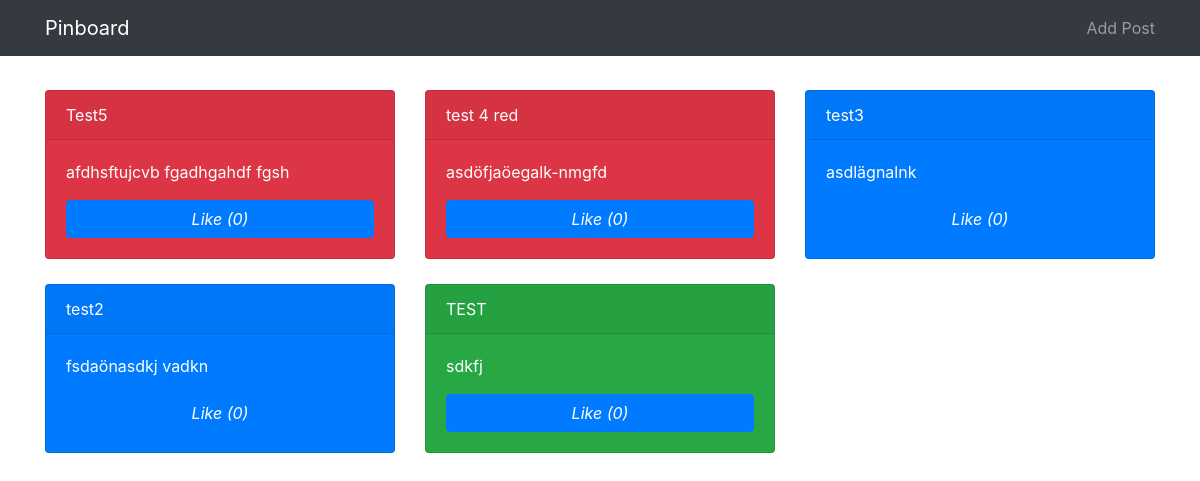
Before: / with the older database file.
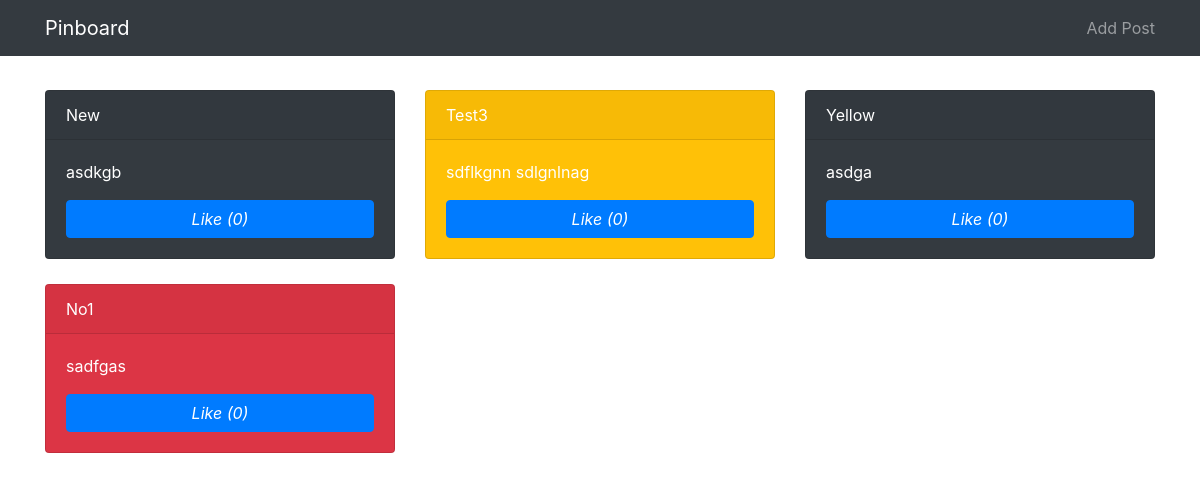
After: the same page with the newer database file.
### tables this page shows
CREATE TABLE post (
    id INTEGER PRIMARY KEY AUTOINCREMENT,
    created TIMESTAMP NOT NULL DEFAULT CURRENT_TIMESTAMP,
    title TEXT NOT NULL,
    description TEXT NOT NULL,
    color TEXT NOT NULL
);

### pinboard/board.py (the view)
@bp.route("/")
def list():
    db = get_db()
    posts = db.execute("SELECT * FROM post ORDER BY created DESC").fetchall()
    return render_template("board/list.html", posts=posts)

### pinboard/db.py (called while the page is built)
def get_db():
    db = sqlite3.connect(
        current_app.config["DATABASE"]
    )
    db.row_factory = sqlite3.Row
    return db

### pinboard/templates/board/list.html (shortened to what this page needs)
{% extends "main.html" %}
{% block nav %}
<li class="nav-item">
    <a class="nav-link" href="{{ url_for('board.add') }}">Add Post</a>
</li>
{% endblock %}
{% block content %}
    <div class="row">
        {% for post in posts %}
        <div class="col-md-6 col-lg-4">
            <div class="card text-white bg-{{ post.color }}">
                <div class="card-header">{{ post.title }}</div>
                <div class="card-body">
                    <p class="card-text">{{ post.description }}</p>
	                    <button class="btn btn-block btn-primary"><i class="fa fa-thumbs-up">Like (0)</i> </button>
                </div>
            </div>
        </div>
        {% endfor %}
    </div>
{% endblock %}

### pinboard/templates/main.html (shortened to what this page needs)
<!DOCTYPE html>
<html lang="en">
<head>
    <link rel="stylesheet" href="https://stackpath.bootstrapcdn.com/bootstrap/4.3.1/css/bootstrap.min.css">
</head>
<body>
<nav class="navbar navbar-dark bg-dark fixed-top">
    <div class="container">
        <a class="navbar-brand" href="/">Pinboard</a>
        <ul class="navbar-nav">
        {% block nav %}{% endblock %}
        </ul>
    </div>
</nav>
<div class="container">
{% block content %}{% endblock %}
</div>
</body>
</html>

### pinboard/templates/main.html (style rules this page uses)
body { padding-top:90px; }
.card { margin-bottom:25px; }

Changed rows visible on the page:
removed post: title "Test5", description "afdhsftujcvb fgadhgahdf fgsh"
removed post: title "test 4 red", description "asdöfjaöegalk-nmgfd"
removed post: title "test2", description "fsdaönasdkj vadkn", color "primary" (drawn)
removed post: title "TEST", description "sdkfj", color "success" (drawn)
added post: title "New", description "asdkgb", color "dark" (drawn)
changed post: color "primary" → "warning" (drawn); title "test3" → "Test3"; description "asdlägnalnk" → "sdflkgnn sdlgnlnag"
added post: title "Yellow", description "asdga", color "dark" (drawn)
added post: title "No1", description "sadfgas"
